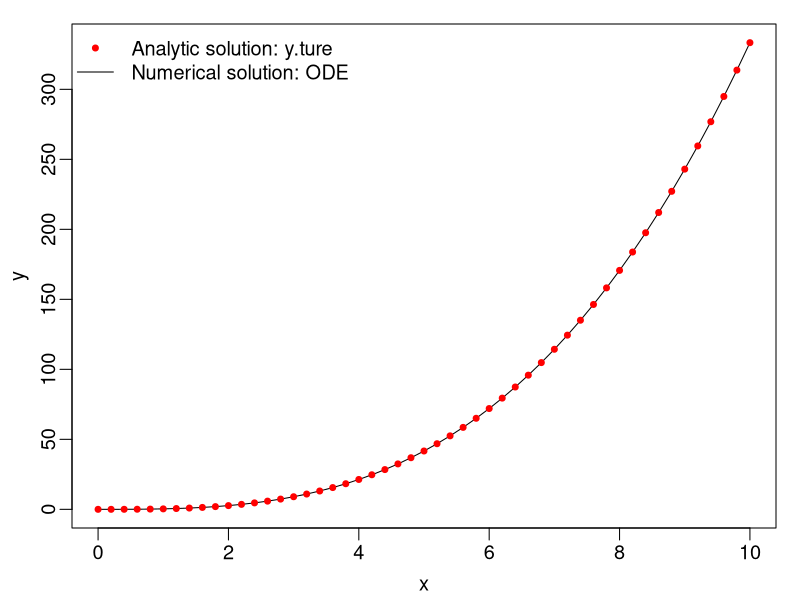
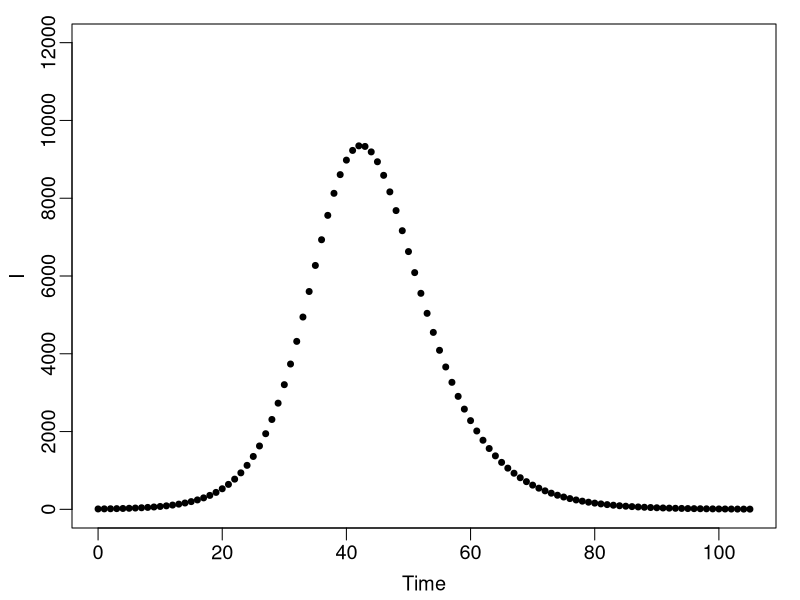
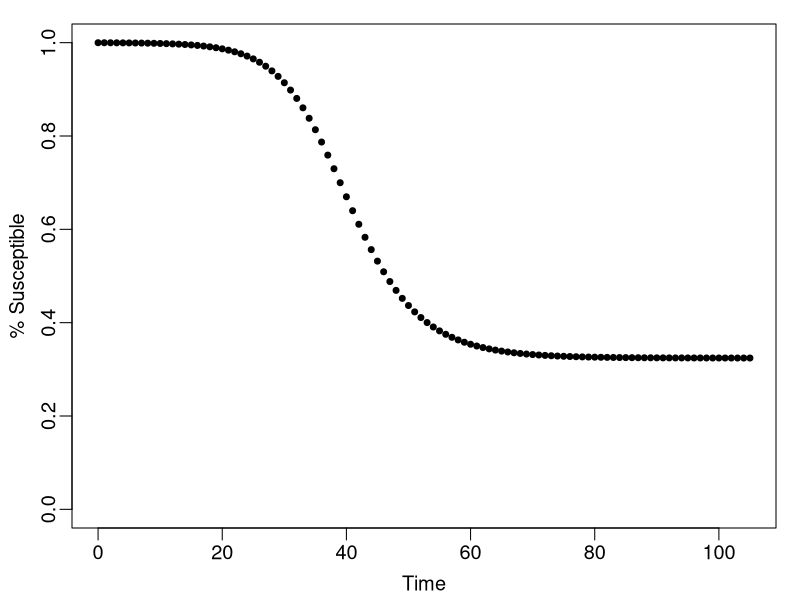

The R script that drew these images, in order: (Note: this script raises an error after producing the figures.)
## Lab 2: SIR MODEL
## SCRIPT TO TEST THE SIR MODEL

## if you haven't had it installed yet, type in the following first:
## install.packages('deSolve')
library(deSolve)

## PRE-LAB: TRY THE ODE SOLVER
## SIMPLE ODE: dy/dx=x^2
myfunc = function(x,y,parms){
  dy = x^2
  list(dy)
}
xs = seq(0,10,by = .2)
state = c(y = 0); 
out = ode(y = state, times = xs, func = myfunc, parms = NULL)

y.true = 1/3*xs^3

## check if the ode is working
par(mar = c(3,3,1,1), mgp = c(1.8,.5,0), cex = 1.2)
plot(out[,1], out[,2], xlab = 'x',ylab = 'y', type = 'l')
points(xs,y.true,col = 'red', pch = 20)
legend('topleft', legend = c('Analytic solution: y.ture','Numerical solution: ODE'),
       col = c('red','black'), lty = c(NA,1), pch = c(20,NA), bty = 'n')

## try the SIR
SIR = function(t, state, parameters){
  with(as.list(c(state, parameters)),{
    # rate of change
    dS = -beta*S*I/N;
    dI = beta*S*I/N - gamma*I;
    # return the rate of change
    list(c(dS,dI))
  }) # end with(as.list...)
}

# specify initial conditions/parameters
N = 1e5; # population size
I0 = 10; # initial No. of Infectious people
S0 = N - I0;  # initial No. of Susceptible people
state = c(S = S0, I = I0);  # store the inital conditions I & S together 
parameters = c(beta = .5, gamma = .3);  # store the model parameters

times = seq(0,100, by = 1);
sim = ode(y = state, times = times, func = SIR, parms = parameters);

View(sim)  # to see what's in the model output 'sim'
s = sim[,'S']/N
i = sim[,'I']/N


################################################################################
## YOU CAN USE THE FOLLOWING SECTION TO SEE THE CHANGES IN S AND I STEP BY STEP
################################################################################
## CHANGE IN NUMBER OF INFECTIOUS
numWk = 15; tmstep = 7; # weekly increase
wklyS = wklyI = rep(0,numWk + 1);
wklyS[1] = S0; wklyI[1] = I0;
wk = 1; # first week
times = seq(tmstep*(wk - 1),tmstep*wk, by = 1);
state = c(S = wklyS[wk], I = wklyI[wk])
sim = ode(y = state, times = times, func = SIR, parms = parameters);
wklyS[wk + 1] = tail(sim[,'S'],1); # save new state
wklyI[wk + 1] = tail(sim[,'I'],1);
plot(sim[,'time'], sim[,'I'], ylim = c(0, N*.12), xlim = c(0,tmstep*numWk),
     ylab = 'I', xlab = 'Time', pch = 20)
for (wk in 2:numWk) {
  times = seq(tmstep*(wk - 1), tmstep*wk, by = 1);
  state = c(S = wklyS[wk], I = wklyI[wk])
  sim = ode(y = state, times = times, func = SIR, parms = parameters);
  wklyS[wk + 1] = tail(sim[,'S'], 1); # save new state
  wklyI[wk + 1] = tail(sim[,'I'], 1);
  points(tail(sim[,'time'], tmstep), tail(sim[,'I'],tmstep), pch = 20)
  readline("Press <return to continue") ## PRESS ENTER TO PROCEED
}

## CHANGE IN THE NUMBER OF SUSCEPTIBLES
wklyS = wklyI = rep(0, numWk + 1);
wklyS[1] = S0; wklyI[1] = I0;
wk = 1; # first week
times = seq(tmstep*(wk - 1), tmstep*wk,by = 1);
state = c(S = wklyS[wk], I = wklyI[wk])
sim = ode(y = state, times = times, func = SIR, parms = parameters);
wklyS[wk + 1] = tail(sim[,'S'], 1); # save new state
wklyI[wk + 1] = tail(sim[,'I'], 1);
plot(sim[,'time'], sim[,'S']/N, ylim = c(0,1), xlim = c(0,tmstep*numWk),
     ylab = '% Susceptible', xlab = 'Time', pch = 20)
for (wk in 2:numWk) {
  times = seq(tmstep*(wk - 1), tmstep*wk, by = 1);
  state = c(S = wklyS[wk], I = wklyI[wk])
  sim = ode(y = state, times = times, func = SIR, parms = parameters);
  wklyS[wk + 1] = tail(sim[,'S'], 1); # save new state
  wklyI[wk + 1] = tail(sim[,'I'], 1);
  points(tail(sim[,'time'], tmstep), tail(sim[,'S']/N,tmstep), pch = 20)
  readline("Press <return to continue") ## PRESS ENTER TO PROCEED
}


## LAB REPORT EXERCISES:


################################################################################
## Q1: What do we find R (# recovered)?
# Compute and plot R over time for the following epidemic setting. What is the final epidemic size (i.e. R at the end of the epidemic)?
################################################################################

beta = .5; gamma = .3;
parameters = c(beta = beta, gamma = gamma)
times = seq(0,365, by = 1);  # run for a year
state = c(S = S0, I = I0)
sim = ode(y = state, times = times, func = SIR, parms = parameters);

#plot R over time 

N = 1e5; I0 = 10; S0 = N - I0; beta = 0.5; gamma = 0.3; times = seq(0,365, by = 1); # run for a year

plot(x = sim$time, y = sim$r)

# what are S, I at each point in time?

View(sim)

# what is R at each point in time?

## R = N - S - I, the number recovered 

################################################################################
## Q2: TEST HOW BETA AND GAMMA (R0) AFFECT THE EPIDEMIC 
################################################################################


## CHANGE THE PARAMETERS SPECIFIC IN THE LAB ASSIGNMENT
#(1) beta=0.5; gamma=0.3 (2) beta=0.5; gamma=0.4 (3) beta=0.5; gamma=0.5 (4) beta=0.5; gamma=0.6

## ERIC NOTES: (beta/gamma = r_0, so as gamma increases, r_0 decreases)

## RUN THE MODEL AND SEE THE DIFFERENCE
## REPORT YOUR FINDINGS




################################################################################
## Qs3&4: TEST EXPONENTIAL PERIOD: the first few weeks
################################################################################
N = 1e5; I0 = 10; S0 = N - I0;
state = c(S = S0, I = I0);
parameters = c(beta = .5,gamma = .3);

times = seq(0, 100, by = 1);
sim = ode(y = state, times = times, func = SIR, parms = parameters);
s = sim[,'S']/N
i = sim[,'I']/N

WkExp = 4; # CHANGE THE NUMBER OF WEEK HERE
Iexp = sim[seq(1, length = WkExp, by = 7), 'I']; 
# NOTE: THE TIME STEP IN THE SIMULATION IS DAY, BUT WE ARE LOOKING AT WEEK HERE
# SO WE USE 'seq(1,length=WkExp,by=7)' TO EXTRACT THE CORRESPONDING DATE FOR EACH WEEK
lnI = log(Iexp); # TAKE THE LOG
tt = seq(1, length = WkExp, by = 7)
fit = lm(lnI~tt) # LINEAR REGRESSION
slope = fit$coeff[2] ## extract the slope for the linear regression

par(mfrow = c(1,1), cex = 1.5)
plot(tt, lnI, xlab = 'Time')
lines(tt, fit$coeff[1] + fit$coeff[2]*tt, col = 'red', lwd = 2)

## NOW TRY HOW LONG THE EXPONENTIAL PERIOD CAN LAST BY CHANING WkExp by yourself


################################################################################
## Q5: TEST EPIDEMIC BURNOUT
################################################################################
